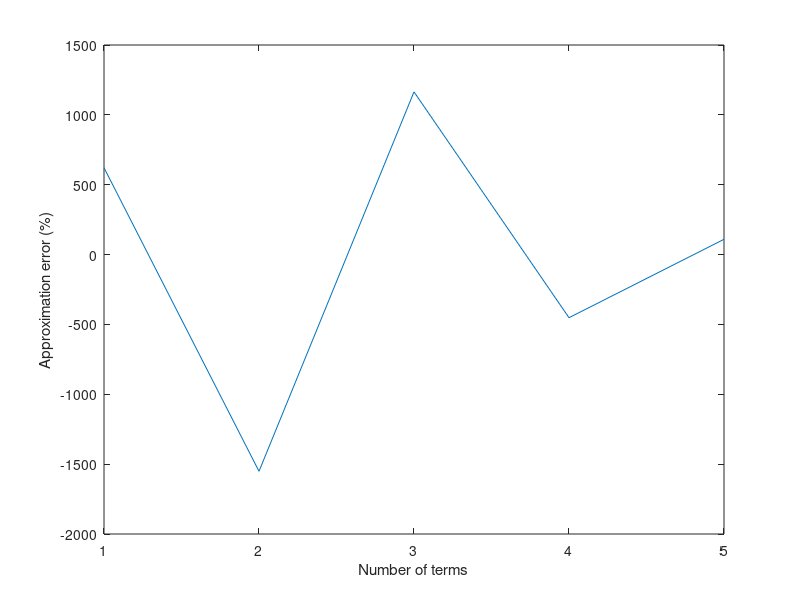

The MATLAB source for this figure:
function ex3 = ex3

% This script calculates the approximate sin value for a certain angle.
% It asks for the user's input of x, the angle,
% and n, the desired number of terms. It then determines
% the approximate value of the sine function
% Made by Naoki Mizuno

% Part A
x = input('Enter x: ');
n = input('Enter n: ');

answer = 0;
sign = 1;

% Part B
% The code displays the approximation error versus
% the number of terms in the approximation series.

error = [];

for i = 1:2:n * 2 - 1
    answer = answer + sign * (power(x, i) / factorial(i));
    % We have to do the opposite (add/subtract) in the next loop
    sign = sign * -1;

    % Modified for Part B
    % Stores the error to an array. Since i changes like
    % 1, 3, 5, 7... array's index must be (i + 1) / 2
    error((i + 1) / 2) = 100 * ((sin(x) - answer) / sin(x));
end

disp(answer)

% Plots the data
plot(1:n, error)
xlabel('Number of terms')
ylabel('Approximation error (%)')
